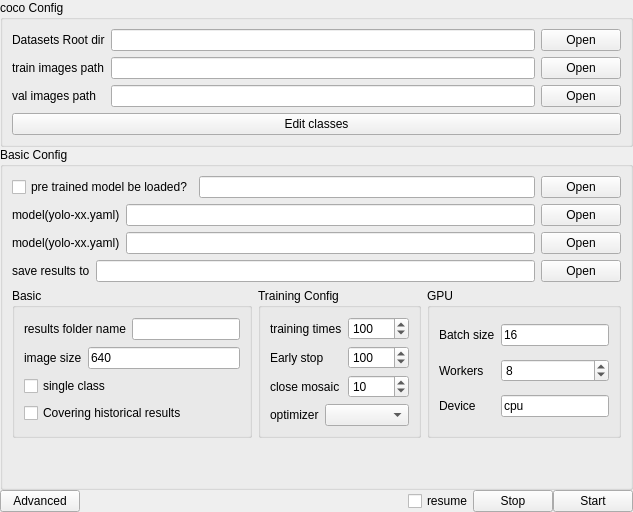
      <widget class="QWidget" name="tab_2">
       <attribute name="title">
        <string>Model Train</string>
       </attribute>
       <layout class="QVBoxLayout" name="verticalLayout_7">
        <property name="spacing">
         <number>0</number>
        </property>
        <property name="leftMargin">
         <number>0</number>
        </property>
        <property name="topMargin">
         <number>0</number>
        </property>
        <property name="rightMargin">
         <number>0</number>
        </property>
        <property name="bottomMargin">
         <number>0</number>
        </property>
        <item>
         <widget class="QGroupBox" name="groupBox_tab2_coco_config">
          <property name="title">
           <string>coco Config</string>
          </property>
          <layout class="QGridLayout" name="gridLayout_7">
           <item row="0" column="0">
            <widget class="QLabel" name="label_tab2_datasets_rootdir">
             <property name="text">
              <string>Datasets Root dir</string>
             </property>
            </widget>
           </item>
           <item row="0" column="1">
            <widget class="QLineEdit" name="lineEdit_tab2_datasets_rootdir"/>
           </item>
           <item row="0" column="2">
            <widget class="QPushButton" name="btn_tab2_datasets_rootdir">
             <property name="text">
              <string>Open</string>
             </property>
            </widget>
           </item>
           <item row="1" column="0">
            <widget class="QLabel" name="label_tab2_train_images_path">
             <property name="text">
              <string>train images path</string>
             </property>
            </widget>
           </item>
           <item row="1" column="1">
            <widget class="QLineEdit" name="lineEdit_tab2_train_images_path"/>
           </item>
           <item row="1" column="2">
            <widget class="QPushButton" name="btn_tab2_train_images_path">
             <property name="text">
              <string>Open</string>
             </property>
            </widget>
           </item>
           <item row="2" column="0">
            <widget class="QLabel" name="label_tab2_val_images_path">
             <property name="text">
              <string>val images path</string>
             </property>
            </widget>
           </item>
           <item row="2" column="1">
            <widget class="QLineEdit" name="lineEdit_tab2__val_images_path"/>
           </item>
           <item row="2" column="2">
            <widget class="QPushButton" name="btn_tab2__val_images_path">
             <property name="text">
              <string>Open</string>
             </property>
            </widget>
           </item>
           <item row="3" column="0" colspan="3">
            <widget class="QPushButton" name="btn_tab2_edit_classes">
             <property name="text">
              <string>Edit classes</string>
             </property>
            </widget>
           </item>
          </layout>
         </widget>
        </item>
        <item>
         <widget class="QGroupBox" name="groupBox_tab2_config">
          <property name="title">
           <string>Basic Config</string>
          </property>
          <property name="flat">
           <bool>false</bool>
          </property>
          <property name="checkable">
           <bool>false</bool>
          </property>
          <layout class="QVBoxLayout" name="verticalLayout_6">
           <item>
            <layout class="QHBoxLayout" name="horizontalLayout_4">
             <item>
              <widget class="QCheckBox" name="checkBox_tab2_premodel">
               <property name="text">
                <string>pre trained model be loaded?</string>
               </property>
              </widget>
             </item>
             <item>
              <widget class="QLineEdit" name="lineEdit_tab2_premodel_path"/>
             </item>
             <item>
              <widget class="QPushButton" name="btn_tab2_premodel_path">
               <property name="text">
                <string>Open</string>
               </property>
              </widget>
             </item>
            </layout>
           </item>
           <item>
            <layout class="QHBoxLayout" name="horizontalLayout_5">
             <item>
              <widget class="QLabel" name="label_tab2_model_path">
               <property name="text">
                <string>model(yolo-xx.yaml)</string>
               </property>
              </widget>
             </item>
             <item>
              <widget class="QLineEdit" name="lineEdit_tab2_model_path"/>
             </item>
             <item>
              <widget class="QPushButton" name="btn_tab2_model_path">
               <property name="text">
                <string>Open</string>
               </property>
              </widget>
             </item>
            </layout>
           </item>
           <item>
            <layout class="QHBoxLayout" name="horizontalLayout_6">
             <item>
              <widget class="QLabel" name="label_tab2_data_path">
               <property name="text">
                <string>model(yolo-xx.yaml)</string>
               </property>
              </widget>
             </item>
             <item>
              <widget class="QLineEdit" name="lineEdit_tab2_data_path"/>
             </item>
             <item>
              <widget class="QPushButton" name="btn_tab2_data_path">
               <property name="text">
                <string>Open</string>
               </property>
              </widget>
             </item>
            </layout>
           </item>
           <item>
            <layout class="QHBoxLayout" name="horizontalLayout_7">
             <item>
              <widget class="QLabel" name="label_tab2_results_path">
               <property name="text">
                <string>save results to</string>
               </property>
              </widget>
             </item>
             <item>
              <widget class="QLineEdit" name="lineEdit_tab2_results_path">
               <property name="text">
                <string/>
               </property>
              </widget>
             </item>
             <item>
              <widget class="QPushButton" name="btn_tab2_results_path">
               <property name="text">
                <string>Open</string>
               </property>
              </widget>
             </item>
            </layout>
           </item>
           <item>
            <layout class="QHBoxLayout" name="horizontalLayout_8">
             <item>
              <widget class="QGroupBox" name="groupBox">
               <property name="title">
                <string>Basic</string>
               </property>
               <layout class="QGridLayout" name="gridLayout_6">
                <item row="0" column="0" colspan="2">
                 <widget class="QLabel" name="label_tab2_results_folder_name">
                  <property name="text">
                   <string>results folder name</string>
                  </property>
                 </widget>
                </item>
                <item row="0" column="2">
                 <widget class="QLineEdit" name="lineEdit_tab2_results_folder_name">
                  <property name="text">
                   <string/>
                  </property>
                 </widget>
                </item>
                <item row="1" column="0">
                 <widget class="QLabel" name="label_tab2_batchsize_2">
                  <property name="text">
                   <string>image size</string>
                  </property>
                 </widget>
                </item>
                <item row="1" column="1" colspan="2">
                 <widget class="QLineEdit" name="lineEdit_tab2_batchsize_2">
                  <property name="text">
                   <string>640</string>
                  </property>
                 </widget>
                </item>
                <item row="2" column="0" colspan="3">
                 <widget class="QCheckBox" name="checkBox_tab2_single_class">
                  <property name="text">
                   <string>single class</string>
                  </property>
                 </widget>
                </item>
                <item row="3" column="0" colspan="3">
                 <widget class="QCheckBox" name="checkBox_tab2_cover_history">
                  <property name="text">
                   <string>Covering historical results</string>
                  </property>
                 </widget>
                </item>
               </layout>
              </widget>
             </item>
             <item>
              <widget class="QGroupBox" name="groupBox_tab2_trainingconfig">
               <property name="title">
                <string>Training Config</string>
               </property>
               <layout class="QGridLayout" name="gridLayout_5">
                <item row="0" column="0" colspan="2">
                 <widget class="QLabel" name="label_tab2_training_times">
                  <property name="text">
                   <string>training times</string>
                  </property>
                 </widget>
                </item>
                <item row="0" column="2">
                 <widget class="QSpinBox" name="spinBox_tab2_training_times">
                  <property name="maximum">
                   <number>10000</number>
                  </property>
                  <property name="singleStep">
                   <number>20</number>
                  </property>
                  <property name="value">
                   <number>100</number>
                  </property>
                 </widget>
                </item>
                <item row="1" column="0" colspan="2">
                 <widget class="QLabel" name="label_tab2_early_stop">
                  <property name="text">
                   <string>Early stop</string>
                  </property>
                 </widget>
                </item>
                <item row="1" column="2">
                 <widget class="QSpinBox" name="spinBox_tab2_early_stop">
                  <property name="maximum">
                   <number>10000</number>
                  </property>
                  <property name="value">
                   <number>100</number>
                  </property>
                 </widget>
                </item>
                <item row="2" column="0" colspan="2">
                 <widget class="QLabel" name="label_tab2_close_mosaic">
                  <property name="text">
                   <string>close mosaic</string>
                  </property>
                 </widget>
                </item>
                <item row="2" column="2">
                 <widget class="QSpinBox" name="spinBox_tab2_close_mosaic">
                  <property name="maximum">
                   <number>10000</number>
                  </property>
                  <property name="value">
                   <number>10</number>
                  </property>
                 </widget>
                </item>
                <item row="3" column="0">
                 <widget class="QLabel" name="label_tab2_optimizer">
                  <property name="text">
                   <string>optimizer</string>
                  </property>
                 </widget>
                </item>
                <item row="3" column="1" colspan="2">
                 <widget class="QComboBox" name="comboBox_tab2_optimizer"/>
                </item>
               </layout>
              </widget>
             </item>
             <item>
              <widget class="QGroupBox" name="groupBox_tab2_gpu">
               <property name="title">
                <string>GPU</string>
               </property>
               <layout class="QGridLayout" name="gridLayout_4">
                <item row="2" column="1">
                 <widget class="QLineEdit" name="lineEdit_tab2_device">
                  <property name="text">
                   <string>cpu</string>
                  </property>
                 </widget>
                </item>
                <item row="0" column="1">
                 <widget class="QLineEdit" name="lineEdit_tab2_batchsize">
                  <property name="text">
                   <string>16</string>
                  </property>
                 </widget>
                </item>
                <item row="1" column="0">
                 <widget class="QLabel" name="label_tab2_workers">
                  <property name="text">
                   <string>Workers</string>
                  </property>
                 </widget>
                </item>
                <item row="0" column="0">
                 <widget class="QLabel" name="label_tab2_batchsize">
                  <property name="text">
                   <string>Batch size</string>
                  </property>
                 </widget>
                </item>
                <item row="1" column="1">
                 <widget class="QSpinBox" name="spinBox_tab2_workers">
                  <property name="maximum">
                   <number>10000</number>
                  </property>
                  <property name="value">
                   <number>8</number>
                  </property>
                 </widget>
                </item>
                <item row="2" column="0">
                 <widget class="QLabel" name="label_tab2_device">
                  <property name="text">
                   <string>Device</string>
                  </property>
                 </widget>
                </item>
               </layout>
              </widget>
             </item>
            </layout>
           </item>
           <item>
            <spacer name="verticalSpacer">
             <property name="orientation">
              <enum>Qt::Vertical</enum>
             </property>
             <property name="sizeHint" stdset="0">
              <size>
               <width>20</width>
               <height>40</height>
              </size>
             </property>
            </spacer>
           </item>
          </layout>
         </widget>
        </item>
        <item>
         <layout class="QHBoxLayout" name="horizontalLayout_9">
          <item>
           <widget class="QPushButton" name="btn_tab2_advanced">
            <property name="text">
             <string>Advanced</string>
            </property>
           </widget>
          </item>
          <item>
           <spacer name="horizontalSpacer">
            <property name="orientation">
             <enum>Qt::Horizontal</enum>
            </property>
            <property name="sizeHint" stdset="0">
             <size>
              <width>40</width>
              <height>20</height>
             </size>
            </property>
           </spacer>
          </item>
          <item>
           <widget class="QCheckBox" name="checkBox_tab2_resume">
            <property name="text">
             <string>resume</string>
            </property>
           </widget>
          </item>
          <item>
           <widget class="QPushButton" name="btn_tab2_stoptrain">
            <property name="text">
             <string>Stop</string>
            </property>
           </widget>
          </item>
          <item>
           <widget class="QPushButton" name="btn_tab2_starttrain">
            <property name="text">
             <string>Start</string>
            </property>
           </widget>
          </item>
         </layout>
        </item>
       </layout>
      </widget>
